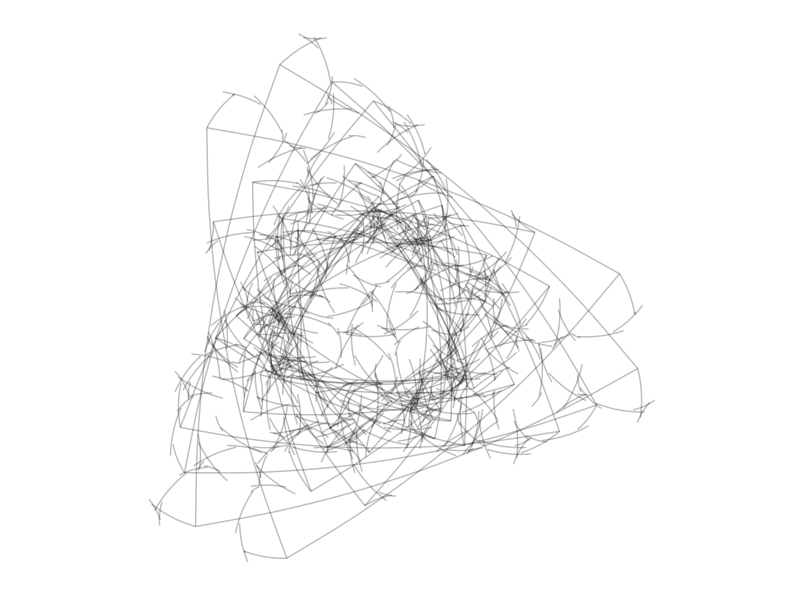

This chart was generated by the following R code:
library(tidyverse)

# This function creates the segments of the original polygon
polygon <- function(n) {
  tibble(
    x    = accumulate(1:(n-1), ~.x+cos(.y*2*pi/n), .init = 0),
    y    = accumulate(1:(n-1), ~.x+sin(.y*2*pi/n), .init = 0),
    xend = accumulate(2:n,     ~.x+cos(.y*2*pi/n), .init = cos(2*pi/n)),
    yend = accumulate(2:n,     ~.x+sin(.y*2*pi/n), .init = sin(2*pi/n)))
}

# This function creates segments from some mid-point of the edges
mid_points <- function(d, p, a, i, FUN = ratio_f) {
  d %>% mutate(
    angle=atan2(yend-y, xend-x) + a,
    radius=FUN(i),
    x=p*x+(1-p)*xend,
    y=p*y+(1-p)*yend,
    xend=x+radius*cos(angle),
    yend=y+radius*sin(angle)) %>% 
    select(x, y, xend, yend)
}

# This function connect the ending points of mid-segments
con_points <- function(d) {
  d %>% mutate(
    x=xend,
    y=yend,
    xend=lead(x, default=first(x)),
    yend=lead(y, default=first(y))) %>% 
    select(x, y, xend, yend)
}

edges <- 3   # Number of edges of the original polygon
niter <- 250 # Number of iterations
pond <- 0.24  # Weight to calculate the point on the middle of each edge
step  <- 13  # Number of times to draw mid-segments before connect ending points
alph  <- 0.25 # transparency of curves in geom_curve
angle <- 0.6 # angle of mid-segment with the edge
curv <- 0.1   # Curvature of curves
line_color <- "black" # Color of curves in geom_curve
back_color <- "white" # Background of the ggplot
ratio_f <- function(x) {sin(x)} # To calculate the longitude of mid-segments

# Generation on the fly of the dataset
accumulate(.f = function(old, y) {
  if (y%%step!=0) mid_points(old, pond, angle, y) else con_points(old)
  }, 1:niter,
.init=polygon(edges)) %>% bind_rows() -> df

# Plot
ggplot(df)+
  geom_curve(aes(x=x, y=y, xend=xend, yend=yend),
             curvature = curv,
             color=line_color,
             alpha=alph)+
  coord_equal()+
  theme(legend.position  = "none",
        panel.background = element_rect(fill=back_color),
        plot.background  = element_rect(fill=back_color),
        axis.ticks       = element_blank(),
        panel.grid       = element_blank(),
        axis.title       = element_blank(),
        axis.text        = element_blank())